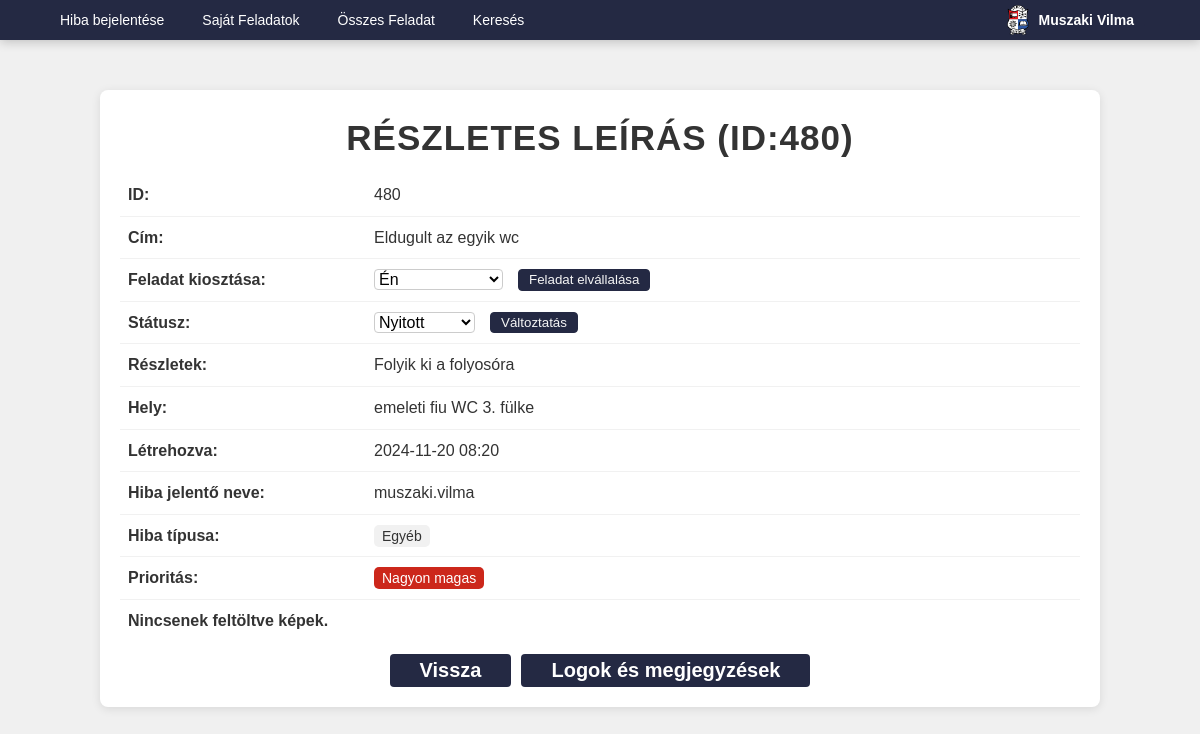
/details.php?id=480 (signed in), run on the app's committed database.
### tables this page shows
CREATE TABLE `reports` (
  `id` int(11) NOT NULL,
  `title` varchar(255) NOT NULL,
  `description` text NOT NULL,
  `created_at` datetime NOT NULL DEFAULT CURRENT_TIMESTAMP,
  `location` varchar(255) NOT NULL,
  `images` text DEFAULT NULL,
  `tags` varchar(255) DEFAULT 'Egyéb',
  `reported_by` int(255) DEFAULT NULL,
  `assigned_to` int(255) DEFAULT NULL,
  `report_status` varchar(50) DEFAULT NULL,
  `priority` int(11) DEFAULT NULL,
  `c_location` tinyint(1) DEFAULT 0 COMMENT '0=location,1=custom',
  `show_to_user` tinyint(1) DEFAULT 1
);

CREATE TABLE `users` (
  `user_id` int(11) NOT NULL,
  `username` varchar(255) NOT NULL,
  `password` varchar(255) NOT NULL,
  `group_id` int(11) DEFAULT NULL
);

### details.php (the view, shortened to what this page needs)
<?php
$backLink = 'index.php';
$rank = isset($_SESSION['rank']) ? $_SESSION['rank'] : null;
$formattedUsername = $_SESSION['formatted_username'];
require_once "dbh.inc.php";
$report = null;
$reported_by_username = "Ismeretlen felhasználó";
try {
    $id = $_GET['id'];
    $query = "SELECT *, reported_by, assigned_to FROM reports WHERE id = :id";
    $stmt = $pdo->prepare($query);
    $stmt->bindParam(':id', $id, PDO::PARAM_INT);
    $stmt->execute();
    $report = $stmt->fetch(PDO::FETCH_ASSOC);
    if ($report) {
        $reported_by = $report['reported_by'];
        $query = "SELECT username FROM users WHERE user_id = :reported_by";
        $stmt = $pdo->prepare($query);
        $stmt->bindParam(':reported_by', $reported_by);
        $stmt->execute();
        $user = $stmt->fetch(PDO::FETCH_ASSOC);
        $reported_by_username = $user ? htmlspecialchars($user['username']) : "Ismeretlen felhasználó";
    }
    $assignedUserId = $_SESSION['user_id'];
} catch (PDOException $e) {
    die("Query failed: " . $e->getMessage());
}
?>
<!DOCTYPE html>
<html lang="hu">
<head>
    <link rel="stylesheet" href="details.css">
    <link rel="stylesheet" href="https:
    <link rel="icon" type="image/png" href="images/logo.png">
    <link rel="stylesheet" href="navbar.css">
</head>
<body>
<div class="navbar">
        <form action="dashboard.php">
            <button class="navbar-button-home">
            </button>
        </form>
        <form action="hibjel.php" method="POST">
            <button type="submit" class="navbar-button">
                <span>Hiba bejelentése</span>
            </button>
        </form>
        <?php if ($rank !== 1): ?>
            <form action="sajatfeladatok.php" method="POST">
                <button type="submit" class="navbar-button">
                    <span>Saját Feladatok</span>
                </button>
            </form>
        <?php endif; ?>
        <?php if ($rank == 3): ?>
            <form action="osszesfeladat.php" method="POST">
                <button type="submit" class="navbar-button">
                    <span>Összes Feladat</span>
                </button>
            </form>
        <?php endif; ?>
        <?php if (isset($_SESSION['rank']) && $_SESSION['rank'] == 3): ?>
            <form method="POST" action="search.php">
                <button class="navbar-button" type="submit">
                    <span>Keresés</span>
                </button>
            </form>
        <?php endif; ?>
        <div class="navbar-right">
            <img src="images/jlogo.png" alt="Jedlik Logo" class="navbar-logo">
            <span class="username"><?php echo htmlspecialchars($formattedUsername); ?></span>
            <form action="logout.php" method="POST">
                <button type="submit" class="navbar-logout">
                </button>
            </form>
        </div>
    </div>
    <div class="container">
        <h1>Részletes leírás (ID:<?php echo htmlspecialchars($_GET['id']); ?>)</h1>
        <table class="report-table">
            <tr>
                <td><strong>ID:</strong></td>
                <td><?php echo htmlspecialchars($_GET['id']); ?></td>
            </tr>
            <tr>
                <td><strong>Cím:</strong></td>
                <td><?php echo htmlspecialchars($report['title']); ?></td>
            </tr>
            <?php if ($_SESSION['rank'] == 3 && empty($report['assigned_to'])): ?>
                <form action="assign_task.php" method="post" class="assignment-form">
                    <tr>
                        <td><strong>Feladat kiosztása:</strong></td>
                        <td>
                            <div class="change-assign-container">
                                <select class="styled-select" name="assigned_to" id="assignUserDropdown">
                                    <option value="<?php echo $assignedUserId; ?>">Én</option>
                                </select>
                                <button class="change-assign-button" type="submit">Feladat elvállalása</button>
                            </div>
                        </td>
                    </tr>
                </form>
            <?php endif; ?>
            <?php if ($_SESSION['rank'] == 3): ?>
                <tr>
                    <td><strong>Státusz:</strong></td>
                    <td>
                        <form action="change_status.php" method="POST" class="status-form">
                            <div class="change-assign-container">
                                <select name="status" class="styled-select">
                                    <option value="Nyitott" <?php echo $report['report_status'] == 'Nyitott' ? 'selected' : ''; ?>>Nyitott</option>
                                </select>
                                <button type="submit" class="change-assign-button">Változtatás</button>
                            </div>
                        </form>
                    </td>
                </tr>
            <?php endif; ?>
            <tr>
                <td><strong>Részletek:</strong></td>
                <td class="details"><?php echo htmlspecialchars($report['description']); ?></td>
            </tr>
            <tr>
                <td><strong>Hely:</strong></td>
                <td><?php echo htmlspecialchars($report['location']); ?></td>
            </tr>
            <tr>
                <td><strong>Létrehozva:</strong></td>
                <td><?php echo (new DateTime($report['created_at']))->format('Y-m-d H:i'); ?></td>
            </tr>
            <tr>
                <td><strong>Hiba jelentő neve:</strong></td>
                <td><?php echo $reported_by_username; ?></td>
            </tr>
            <tr>
                <td><strong>Hiba típusa:</strong></td>
                <td>
                    <?php
                    $tags = explode(',', $report['tags']);
                    if (!empty($tags[0])) {
                        foreach ($tags as $tag) {
                            echo '<span class="tag">' . htmlspecialchars(trim($tag)) . '</span> ';
                        }
                    } else {
                        echo 'Nincsen megadva.';
                    }
                    ?>
                </td>
            </tr>
            <tr>
                <td><strong>Prioritás:</strong></td>
                <td>
                    <?php
                        $priorityText = "Nincs meghatározva";
                        $priorityClass = "priority-default";
                        if (!empty($report['priority'])) {
                            switch ($report['priority']) {
                                case 5:
                                    $priorityText = "Nagyon magas";
                                    $priorityClass = "priority-highest";
                                    break;
                            }
                        }
                    ?>
                    <span class="<?php echo $priorityClass; ?>"><?php echo $priorityText; ?></span>
                </td>
            </tr>
        </table>
        <p>
            <?php
            if (empty(trim($report['images']))) {
                echo ' Nincsenek feltöltve képek.';
            }
            ?>
        </p>
        <div class="button-group">
            <form action="<?php echo $backLink; ?>" method="post" class="button-form">
                <button class="back-button" type="submit">
                    Vissza
                </button>
            </form>
            <button class="logs-button" onclick="openLogPopup()">Logok és megjegyzések</button>
        </div>
    </div>
</body>
</html>

### details.css (style rules this page uses)
:root { --primary-color: #242943; --primary-color-hover: #3a4c6e; --primary-color-active: #1d2a3c; --success-color: #28a745; --success-color-hover: #218838; --success-color-active: #1e7e34; --danger-color: #dc3545; --danger-color-hover: #c82333; --danger-color-active: #bd2130; --secondary-color: #50adc9; --secondary-color-hover: #459ab0; --secondary-color-active: #3a87a0; --background-color: #F5F5F5; --text-color: #333; --box-shadow: 0 4px 20px rgba(0, 0, 0, 0.1); --border-box: #adadad; }
body { font-family: 'Arial'; background-color: #f0f0f0; color: #333; margin: 0; margin-top: 90px; padding: 0; display: flex; line-height: 1.6; }
.container { background-color: white; padding: 20px 20px 0; box-shadow: 0 2px 10px rgba(0, 0, 0, 0.1); width: 1000px; max-width: 80%; margin: auto; border-radius: 8px; position: relative; }
h1 { font-size: 35px; text-align: center; letter-spacing: 1px; text-transform: uppercase; margin: 0px; color: #333; }
p { font-size: 16px; font-weight: bold; margin: 8px 8px; color: #333; }
.details { word-wrap: break-word; max-width: 240px; white-space: normal; }
.change-assign-container { display: flex; align-items: center; gap: 5px; }
button.back-button, button.logs-button, button.accept-button, button.comment-button, button.delete-button { padding: 5px 30px; color: white; border: none; cursor: pointer; white-space: nowrap; font-size: 20px; font-weight: bold; text-align: center; border-radius: 4px; transition: all 0.3s ease; }
button.change-assign-button { padding: 2.25px 10px; background-color: var(--primary-color); border: 1px solid var(--primary-color); border-radius: 4px; color: var(--background-color); transition: all 0.3s ease; }
.back-button { background-color: var(--primary-color); }
.logs-button { background-color: var(--primary-color); }
.report-table { width: 100%; border-collapse: collapse; margin: 8px 0; border: none; }
.report-table td { padding: 8px; }
.report-table td strong { width: 150px; }
.report-table td, .report-table th { border-bottom: 1px solid #f1f1f1; }
.button-group { display: flex; justify-content: center; margin-top: 20px; margin-bottom: 20px; gap: 10px; }
.button-form, .assignment-form { display: flex; align-items: center; }
.styled-select { margin-right: 10px; font-size: 16px; border: 1px solid #ccc; border-radius: 4px; background-color: white; cursor: pointer; }
.styled-select option { padding: 10px; background-color: white; color: #333; }
span, li { font-size: 14px; }
.tag { padding: 3px 8px; font-size: 14px; background-color: #f1f1f1; border-radius: 5px; margin-right: 5px; }
.priority-highest { background-color: #cc271b; color: white; padding: 3px 8px; border-radius: 5px; }
.report-table td:first-child { width: 230px; max-width: 230px; min-width: 230; word-wrap: break-word; }

### navbar.css (style rules this page uses)
:root { --primary-color: #242943; --primary-color-hover: #3a4c6e; --primary-color-active: #1d2a3c; --success-color: #28a745; --success-color-hover: #218838; --success-color-active: #1e7e34; --danger-color: #dc3545; --danger-color-hover: #c82333; --danger-color-active: #bd2130; --secondary-color: #50adc9; --background-color: #F5F5F5; --text-color: #333; --box-shadow: 0 4px 20px rgba(0, 0, 0, 0.1); --border-box: #adadad; }
.navbar { display: flex; justify-content: flex-start; align-items: center; background-color: var(--primary-color); padding: 5px 20px; position: fixed; top: 0; left: 0; right: 0; z-index: 100; height: 30px; gap: 10px; box-shadow: 0px 2px 10px rgba(0, 0, 0, 0.2); }
.navbar-button { background-color: var(--icon-color); color: white; border: none; padding: 5px 10px; display: flex; align-items: center; font-size: 14px; border-radius: 5px; cursor: pointer; transition: background-color 0.3s ease; }
.navbar-button-home { background-color: var(--icon-color); color: white; border: none; padding: 5px 10px; display: flex; align-items: center; font-size: 14px; border-radius: 5px; cursor: pointer; transition: background-color 0.3s ease; }
.navbar-logout { color: var(--danger-color); border-radius: 5px; background-color: var(--primary-color); border: none; font-size: 18px; width: 36px; cursor: pointer; transition: background-color 0.3s ease; }
.navbar-button span { font-size: 14px; }
.navbar-right { display: flex; align-items: center; margin-left: auto; }
.username { color: white; margin-right: 10px; font-size: 14px; font-weight: bold; }
.navbar-logo { height: 30px; width: auto; vertical-align: middle; margin-right: 10px; }

### data on the page
reports: title "Eldugult az egyik wc", status "Nyitott", description "Folyik ki a folyosóra", location "emeleti fiu WC 3. fülke", created_at "2024-11-20 08:20", tags "Egyéb", priority "Nagyon magas"
users: username "muszaki.vilma"

### other printed values
$formattedUsername "Muszaki Vilma"
$_GET['id'] "480"
